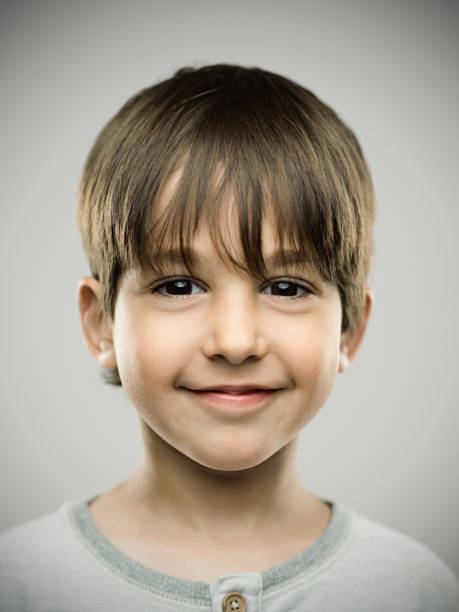
#> input picture CNN/Front_Face_Recognition/gettyimages-690051500-612x612.jpg, 459 x 612 px, found by its file name
$ python Front_Face_Rcognition.py
#> lines starting #> are read from the running program, lines starting #| are printed output that depends on the picture; after the words box and inside, x2 and y2 are one past the last pixel; in counts of white or black regions, pixels touching at a corner belong together
import cv2

face_classifier = cv2.CascadeClassifier(r"C:\Users\DeLL\Python Data Science Work\Haar Cascade\haarcascade_frontalcatface.xml")

# Check if cascade file is loaded
if face_classifier.empty():
    print("Cascade failed to load!")
    exit()

image = cv2.imread(r"C:\Users\DeLL\Pictures\gettyimages-690051500-612x612.jpg")
#> image is the input picture: shape (612, 459, 3); mean B, G, R 147.2, 160, 169.4

if image is None:
    print("Image not found!")
    exit()

gray = cv2.cvtColor(image, cv2.COLOR_BGR2GRAY)
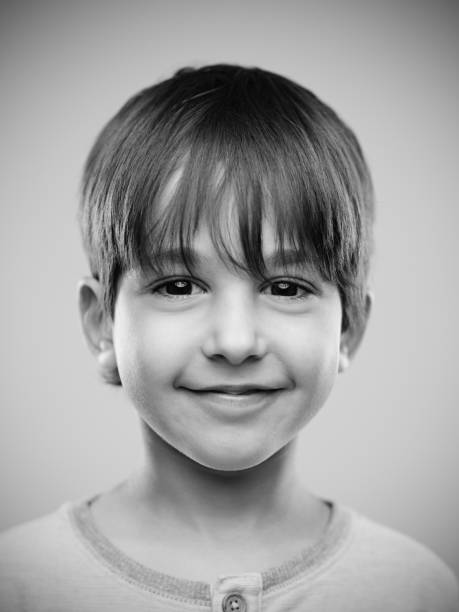
#> gray: shape (612, 459); min 0, max 243, mean 161.3

faces = face_classifier.detectMultiScale(gray, 1.1, 4)
#> faces = [[69, 123, 321, 321]]

if len(faces) == 0:
    print("No faces found!")
else:
    for (x, y, w, h) in faces:
        cv2.rectangle(image, (x, y), (x + w, y + h), (255, 0, 0), 2)
#> this loop made 1 pass
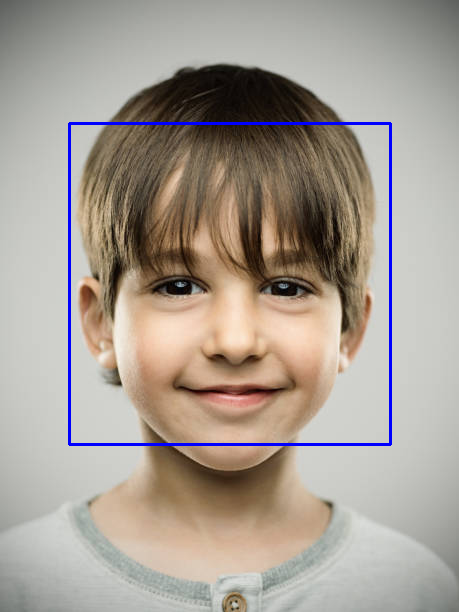
#> image: shape (612, 459, 3); 1.37% of pixels changed, all inside (x1, y1, x2, y2) = (68, 122, 392, 446)

    cv2.imshow("Faces", image)
    cv2.waitKey(0)
